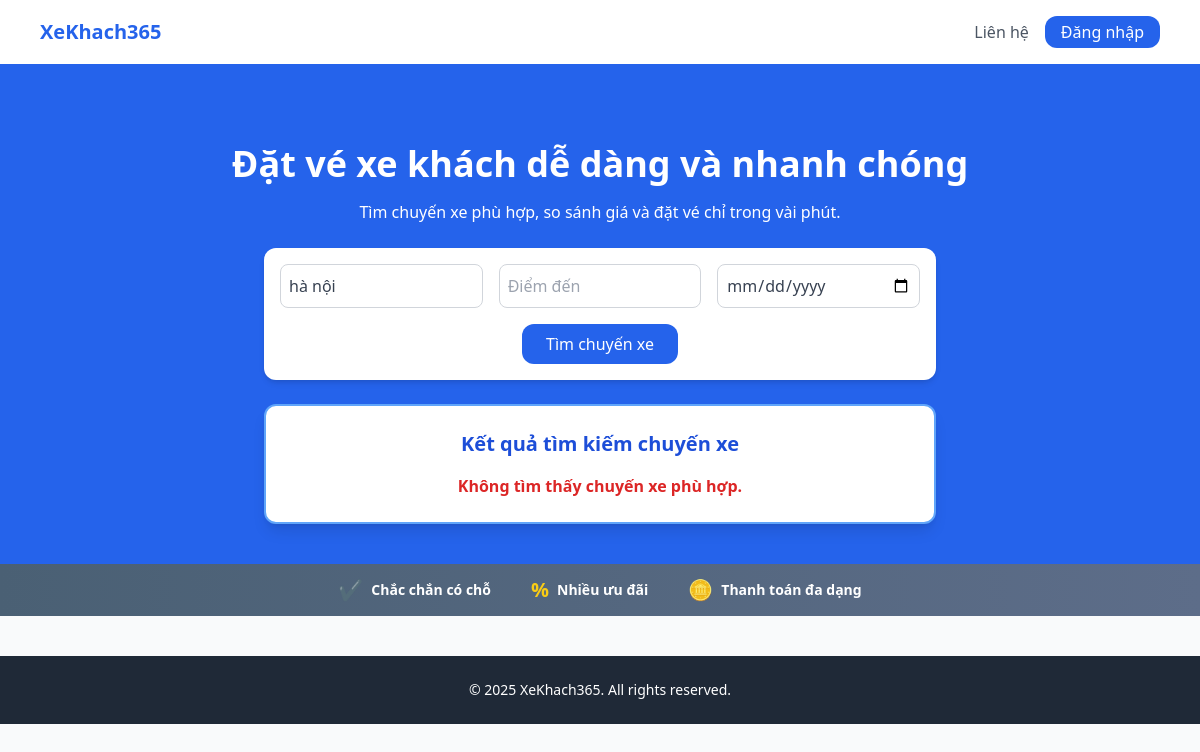
The app's page /trangchu.php?diemKH=hà nội, older data.
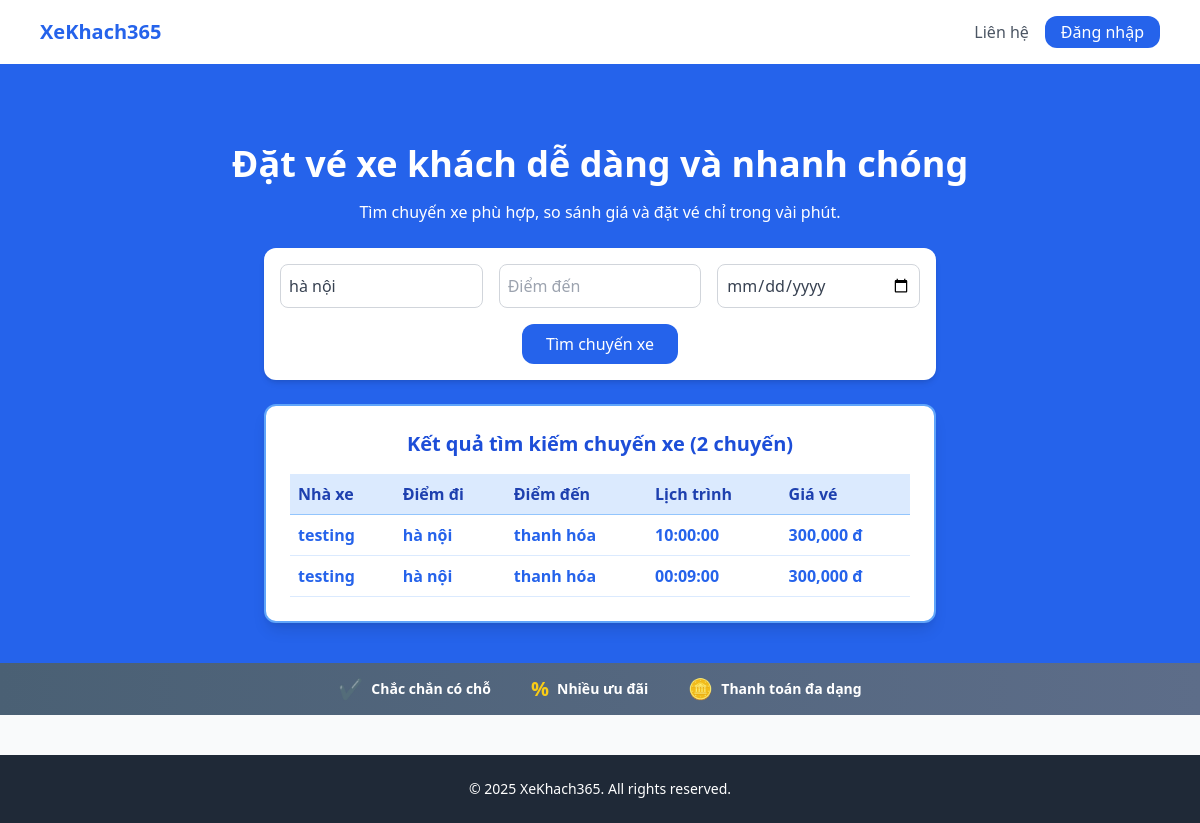
The same page, newer data.
### tables this page shows
CREATE TABLE `chuyendi` (
  `id_cd` int(11) NOT NULL,
  `id_NX` int(11) NOT NULL,
  `diemKH` varchar(100) NOT NULL,
  `diemKT` varchar(100) NOT NULL,
  `lichTrinh` time NOT NULL,
  `gia` int(11) NOT NULL
);

CREATE TABLE `nha_xe` (
  `id_NX` int(11) NOT NULL,
  `tenNX` varchar(100) DEFAULT NULL,
  `soDT` varchar(20) DEFAULT NULL
);

### user.php (called while the page is built, shortened)
<?php
include('connect.php');
        class data_chuyendi
        {
        public function search_chuyendi($diemKH, $diemKT, $lichTrinh){
            global $conn;
            $sql = "SELECT chuyendi.id_cd, nha_xe.tenNX, chuyendi.diemKH, chuyendi.diemKT, chuyendi.lichTrinh, chuyendi.gia
                    FROM chuyendi
                    JOIN nha_xe ON chuyendi.id_NX = nha_xe.id_NX
                    WHERE 1";
            if ($diemKH != '') $sql .= " AND chuyendi.diemKH LIKE '%$diemKH%'";
            return mysqli_query($conn, $sql);
            }
        }
?>

### trangchu.php (the view, shortened to what the changed rows need)
<?php
  include "user.php";
?>
<!DOCTYPE html>
<html lang="vi">
<head>
  <script src="https://cdn.tailwindcss.com"></script>
</head>
<body class="bg-gray-50 font-sans">
  <nav class="bg-white shadow-md py-4">
    <div class="max-w-6xl mx-auto px-4 flex justify-between items-center">
      <h1 class="text-xl font-bold text-blue-600">
        <a href="trangchu.php">XeKhach365</a>
      </h1>
    </div>
  </nav>
  <section class="bg-blue-600 text-white py-20 text-center">
    <h2 class="text-4xl font-bold mb-4">Đặt vé xe khách dễ dàng và nhanh chóng</h2>
    <?php
$get_data = new data_chuyendi();
$diemKH = $_GET['diemKH'] ?? '';
$diemKT = $_GET['diemKT'] ?? '';
$lichTrinh = $_GET['lichTrinh'] ?? '';
if ($diemKH !== '' || $diemKT !== '' || $lichTrinh !== '') {
    $result = $get_data->search_chuyendi($diemKH, $diemKT, $lichTrinh);
    echo '<div class="max-w-2xl mx-auto mt-6 bg-white rounded-xl shadow-lg p-6 border-2 border-blue-400">';
    if ($result && mysqli_num_rows($result) > 0) {
        $soLuong = mysqli_num_rows($result);
        echo '<h3 class="text-xl font-bold mb-4 text-blue-700">Kết quả tìm kiếm chuyến xe (' . $soLuong . ' chuyến)</h3>';
        echo '<table class="w-full text-left border-collapse">';
        echo '<tr class="bg-blue-100 text-blue-800 font-semibold">
                <th class="p-2 border-b border-blue-300">Nhà xe</th>
                <th class="p-2 border-b border-blue-300">Điểm đi</th>
                <th class="p-2 border-b border-blue-300">Điểm đến</th>
                <th class="p-2 border-b border-blue-300">Lịch trình</th>
                <th class="p-2 border-b border-blue-300">Giá vé</th>
              </tr>';
        while ($row = mysqli_fetch_assoc($result)) {
            echo '<tr class="hover:bg-blue-50">';
            echo '<td class="p-2 border-b border-blue-100 text-blue-600 font-bold">'.htmlspecialchars($row['tenNX']).'</td>';
            echo '<td class="p-2 border-b border-blue-100 text-blue-600 font-bold">'.htmlspecialchars($row['diemKH']).'</td>';
            echo '<td class="p-2 border-b border-blue-100 text-blue-600 font-bold">'.htmlspecialchars($row['diemKT']).'</td>';
            echo '<td class="p-2 border-b border-blue-100 text-blue-600 font-bold">'.htmlspecialchars($row['lichTrinh']).'</td>';
            echo '<td class="p-2 border-b border-blue-100 text-blue-600 font-bold">'.number_format($row['gia']).' đ</td>';
            echo '</tr>';
        }
        echo '</table>';
    } else {
        echo '<h3 class="text-xl font-bold mb-4 text-blue-700">Kết quả tìm kiếm chuyến xe</h3>';
        echo '<div class="text-red-600 font-semibold">Không tìm thấy chuyến xe phù hợp.</div>';
    }
    echo '</div>';
}
?>
  </section>
</body>
</html>

Row changes from the older to the newer data that the page shows:
added chuyendi: id_NX.tenNX "testing", diemKH "hà nội", diemKT "thanh hóa", lichTrinh "10:00:00", gia "300,000"
added chuyendi: id_NX.tenNX "testing", diemKH "hà nội", diemKT "thanh hóa", lichTrinh "00:09:00", gia "300,000"
Text that changed along with them:
$soLuong: (not shown) → "2"
text no longer shown: "Kết quả tìm kiếm chuyến xe Không tìm thấy chuyến xe phù hợp."
text now shown: "Kết quả tìm kiếm chuyến xe ( chuyến) Nhà xe Điểm đi Điểm đến Lịch trình Giá vé"
